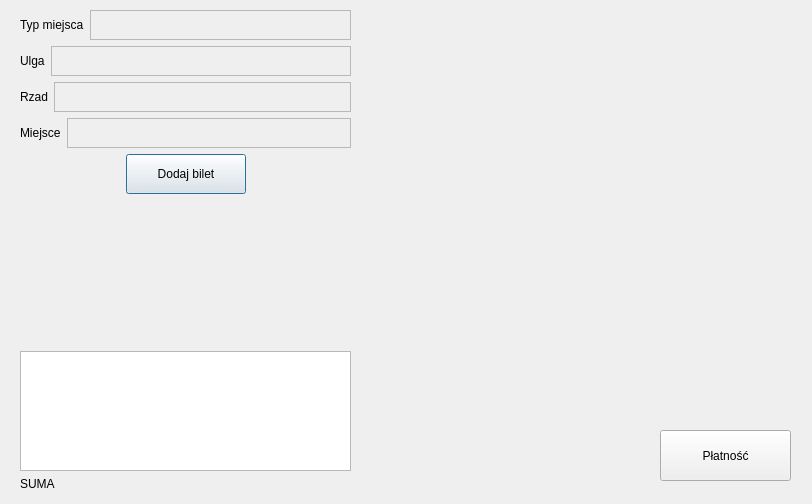
<?xml version="1.0" encoding="UTF-8"?>
<ui version="4.0">
 <class>nowy_bilet</class>
 <widget class="QDialog" name="nowy_bilet">
  <property name="geometry">
   <rect>
    <x>0</x>
    <y>0</y>
    <width>812</width>
    <height>504</height>
   </rect>
  </property>
  <property name="windowTitle">
   <string>Dialog</string>
  </property>
  <widget class="QWidget" name="layoutWidget_2">
   <property name="geometry">
    <rect>
     <x>20</x>
     <y>10</y>
     <width>331</width>
     <height>481</height>
    </rect>
   </property>
   <layout class="QVBoxLayout" name="verticalLayout">
    <item>
     <layout class="QHBoxLayout" name="horizontalLayout">
      <item>
       <widget class="QLabel" name="l1">
        <property name="text">
         <string>Typ miejsca</string>
        </property>
       </widget>
      </item>
      <item>
       <widget class="QPlainTextEdit" name="txtTyp">
        <property name="enabled">
         <bool>false</bool>
        </property>
        <property name="maximumSize">
         <size>
          <width>16777215</width>
          <height>30</height>
         </size>
        </property>
       </widget>
      </item>
     </layout>
    </item>
    <item>
     <layout class="QHBoxLayout" name="horizontalLayout_4">
      <item>
       <widget class="QLabel" name="l2">
        <property name="text">
         <string>Ulga</string>
        </property>
       </widget>
      </item>
      <item>
       <widget class="QPlainTextEdit" name="txtUlga">
        <property name="enabled">
         <bool>false</bool>
        </property>
        <property name="maximumSize">
         <size>
          <width>16777215</width>
          <height>30</height>
         </size>
        </property>
       </widget>
      </item>
     </layout>
    </item>
    <item>
     <layout class="QHBoxLayout" name="horizontalLayout_5">
      <item>
       <widget class="QLabel" name="l3">
        <property name="text">
         <string>Rzad</string>
        </property>
       </widget>
      </item>
      <item>
       <widget class="QPlainTextEdit" name="txtRzad">
        <property name="enabled">
         <bool>false</bool>
        </property>
        <property name="maximumSize">
         <size>
          <width>16777215</width>
          <height>30</height>
         </size>
        </property>
       </widget>
      </item>
     </layout>
    </item>
    <item>
     <layout class="QHBoxLayout" name="horizontalLayout_6"/>
    </item>
    <item>
     <layout class="QHBoxLayout" name="horizontalLayout_7">
      <item>
       <widget class="QLabel" name="l3_2">
        <property name="text">
         <string>Miejsce</string>
        </property>
       </widget>
      </item>
      <item>
       <widget class="QPlainTextEdit" name="txtKolumna">
        <property name="enabled">
         <bool>false</bool>
        </property>
        <property name="maximumSize">
         <size>
          <width>16777215</width>
          <height>30</height>
         </size>
        </property>
       </widget>
      </item>
     </layout>
    </item>
    <item>
     <layout class="QHBoxLayout" name="horizontalLayout_2">
      <item>
       <spacer name="horizontalSpacer">
        <property name="orientation">
         <enum>Qt::Orientation::Horizontal</enum>
        </property>
        <property name="sizeHint" stdset="0">
         <size>
          <width>40</width>
          <height>20</height>
         </size>
        </property>
       </spacer>
      </item>
      <item>
       <widget class="QPushButton" name="bBilet">
        <property name="minimumSize">
         <size>
          <width>120</width>
          <height>40</height>
         </size>
        </property>
        <property name="text">
         <string>Dodaj bilet</string>
        </property>
       </widget>
      </item>
      <item>
       <spacer name="horizontalSpacer_2">
        <property name="orientation">
         <enum>Qt::Orientation::Horizontal</enum>
        </property>
        <property name="sizeHint" stdset="0">
         <size>
          <width>40</width>
          <height>20</height>
         </size>
        </property>
       </spacer>
      </item>
     </layout>
    </item>
    <item>
     <spacer name="verticalSpacer">
      <property name="orientation">
       <enum>Qt::Orientation::Vertical</enum>
      </property>
      <property name="sizeHint" stdset="0">
       <size>
        <width>20</width>
        <height>40</height>
       </size>
      </property>
     </spacer>
    </item>
    <item>
     <widget class="QListWidget" name="lBilet">
      <property name="maximumSize">
       <size>
        <width>16777215</width>
        <height>120</height>
       </size>
      </property>
     </widget>
    </item>
    <item>
     <widget class="QLabel" name="lSuma">
      <property name="text">
       <string>SUMA</string>
      </property>
     </widget>
    </item>
   </layout>
  </widget>
  <widget class="QPushButton" name="bPlatnosc">
   <property name="geometry">
    <rect>
     <x>660</x>
     <y>430</y>
     <width>131</width>
     <height>51</height>
    </rect>
   </property>
   <property name="minimumSize">
    <size>
     <width>120</width>
     <height>40</height>
    </size>
   </property>
   <property name="text">
    <string>Płatność</string>
   </property>
  </widget>
 </widget>
 <resources/>
 <connections/>
</ui>
